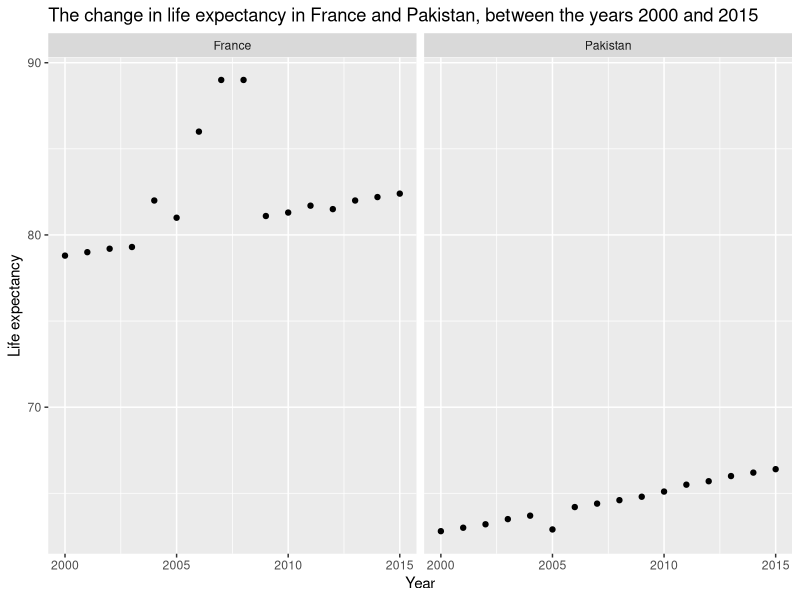
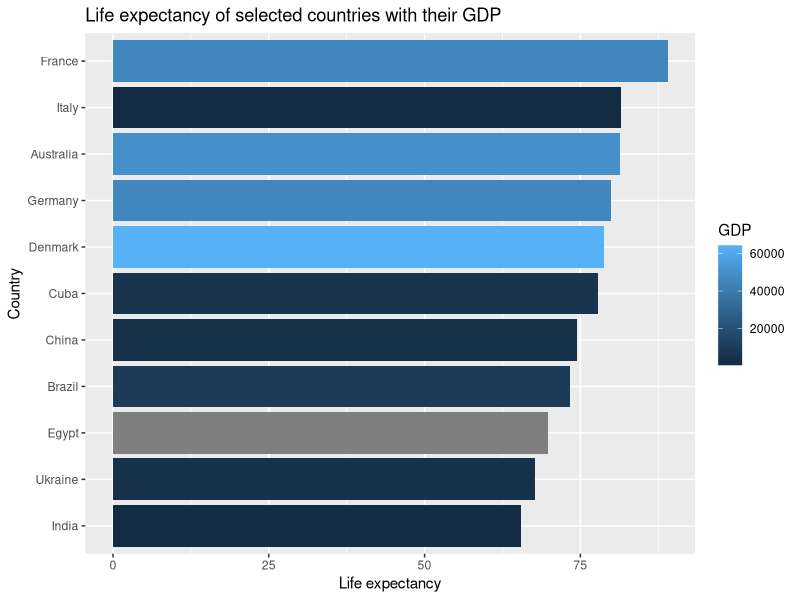
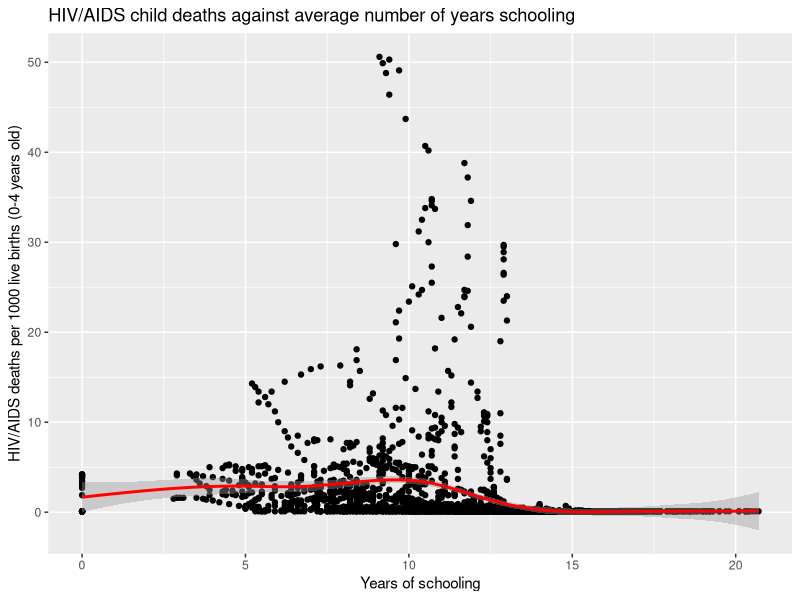

Reproduce these figures in R, in order.
## ---- chunk 1
library(tidyverse)
library(broom)
library(here)
## ---- chunk 2
library(tidyverse)

Life_Expectancy_Data <- read_csv(here("data/Life Expectancy Data.csv"))

Life_Expectancy_Data <- Life_Expectancy_Data %>%
  select(!contains("thinness 5-9 years") & !contains("income composition of resources"))

glimpse(Life_Expectancy_Data)
## ---- chunk 3
Life_Expectancy_Data %>%
  filter(Country %in% c("Pakistan", "France")) %>%
  ggplot(aes(x = Year, y = `Life expectancy`)) +
  geom_point() +
  facet_wrap(~Country) +
  labs(title = "The change in life expectancy in France and Pakistan, between the years 2000 and 2015")
## ---- chunk 4
Life_Expectancy_Data %>%
  select("Country", "Year", "Life expectancy", "GDP") %>%
  filter(Country %in% c("France", "Germany", "Italy", "Ukraine", "Australia", "Brazil", "China", "Cuba", "Denmark", "Egypt", "India")) %>% 
  filter(str_detect(Year, "2008")) %>%
  rename("life_expectancy" = "Life expectancy",
         "country" = "Country") %>%
  group_by("Country") %>%
  ggplot(aes(x = reorder(country, life_expectancy), y = life_expectancy, fill = GDP)) +
  geom_bar(stat = "identity") +
  coord_flip() +
  labs(title = "Life expectancy of selected countries with their GDP",
       y = "Life expectancy",
       x = "Country")
## ---- chunk 5
Life_Expectancy_Data %>%
  select("Country", "GDP", "HIV/AIDS", "Schooling") %>%
  ggplot(aes(x = Schooling, y = `HIV/AIDS`)) +
  geom_point() +
  geom_smooth(col = "red") +
  labs(title = "HIV/AIDS child deaths against average number of years schooling", 
       y = "HIV/AIDS deaths per 1000 live births (0-4 years old)", 
       x = "Years of schooling")

